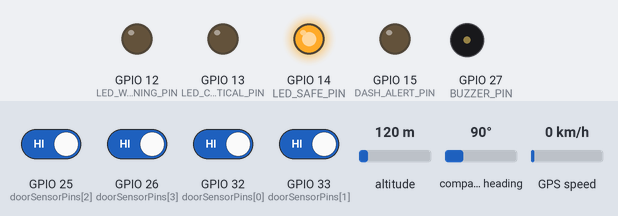
Recording of a sketch running on a simulated ESP32. Parts: output pins drawn as LEDs (lit = HIGH), buzzer (waves = sounding). Inputs (shaded band) come from the test bench; at power-on: GPIO 25 (doorSensorPins[2]), GPIO 26 (doorSensorPins[3]), GPIO 32 (doorSensorPins[0]), GPIO 33 (doorSensorPins[1]) HIGH, GPS speed 0 km/h, altitude 120 m, compass heading 90°. WiFi joins after 1.5 s; servers stay silent unless stated; the GPS gets a fix after 3 s at 37.7749, -122.4194 with 8 satellites; what the sketch prints to the serial monitor is not drawn.

Above: at 2.7 s.
2.8 s: GPS speed set to 3 km/h
4.9 s: GPS speed set to 6 km/h
At 6.9 s:
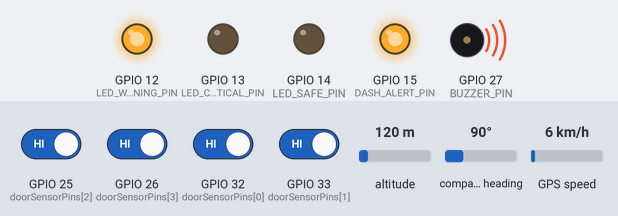
7.2 s: GPS speed set to 57 km/h
8.9 s: GPS speed set to 62 km/h
At 10.0 s:
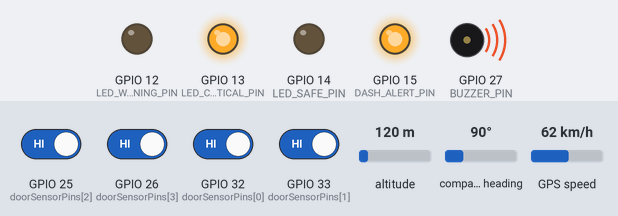
Timing chart, 0 to 11.9 s (numbered marks = the images above; inputs shaded):
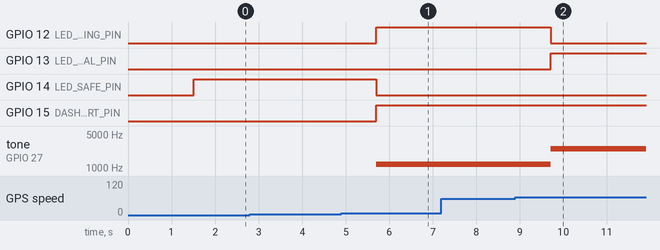

The sketch:

car_door_safety_system.ino
```cpp
/*
  Smart Car Door Safety System
  ESP32 based context-aware door safety logic
  Sensors: Magnetic Door Sensors (Reed Switch) per door, GPS (NEO-6M, optional, for speed)
*/

#include <WiFi.h>
#include <HardwareSerial.h>
#include <TinyGPS++.h>

// ---------- Door Configuration ----------
#define NUM_DOORS 4
const char* doorNames[NUM_DOORS] = {"Front-Left", "Front-Right", "Rear-Left", "Rear-Right"};
const int doorSensorPins[NUM_DOORS] = {32, 33, 25, 26};

// ---------- Pin Definitions ----------
#define BUZZER_PIN          27
#define LED_SAFE_PIN        14
#define LED_WARNING_PIN     12
#define LED_CRITICAL_PIN    13
#define DASH_ALERT_PIN      15   // signal to dashboard / central alert system

#define GPS_RX_PIN          16
#define GPS_TX_PIN          17
#define USE_GPS             true

// ---------- Thresholds ----------
const float SPEED_MOVING_THRESHOLD_KMPH   = 5.0;   // vehicle considered moving
const float SPEED_HIGHWAY_THRESHOLD_KMPH  = 60.0;  // high-speed = critical if door opens

// ---------- WiFi ----------
const char* ssid     = "YOUR_WIFI_SSID";
const char* password = "YOUR_WIFI_PASSWORD";

// ---------- Objects ----------
HardwareSerial gpsSerial(1);
TinyGPSPlus gps;

// ---------- Variables ----------
bool doorOpen[NUM_DOORS];
bool anyDoorOpen = false;

double vehicleSpeedKmph = 0.0;
bool gpsFixValid = false;

unsigned long lastReadTime = 0;
const unsigned long readInterval = 200;

enum SafetyStatus { SAFE, WARNING, CRITICAL };
SafetyStatus safetyStatus = SAFE;

void setup() {
  Serial.begin(115200);

  for (int i = 0; i < NUM_DOORS; i++) {
    pinMode(doorSensorPins[i], INPUT_PULLUP);
    doorOpen[i] = false;
  }

  pinMode(BUZZER_PIN, OUTPUT);
  pinMode(LED_SAFE_PIN, OUTPUT);
  pinMode(LED_WARNING_PIN, OUTPUT);
  pinMode(LED_CRITICAL_PIN, OUTPUT);
  pinMode(DASH_ALERT_PIN, OUTPUT);

  digitalWrite(BUZZER_PIN, LOW);
  digitalWrite(DASH_ALERT_PIN, LOW);

  if (USE_GPS) {
    gpsSerial.begin(9600, SERIAL_8N1, GPS_RX_PIN, GPS_TX_PIN);
  }

  connectWiFi();

  Serial.println("Smart Car Door Safety System Initialized");
}

void loop() {
  unsigned long now = millis();

  if (USE_GPS) readGPS();

  if (now - lastReadTime >= readInterval) {
    lastReadTime = now;
    readDoorSensors();
    evaluateSafetyStatus();
    updateIndicators();
    printStatus();
  }
}

// ---------- WiFi ----------
void connectWiFi() {
  WiFi.begin(ssid, password);
  Serial.print("Connecting to WiFi");
  int attempts = 0;
  while (WiFi.status() != WL_CONNECTED && attempts < 10) {
    delay(500);
    Serial.print(".");
    attempts++;
  }
  if (WiFi.status() == WL_CONNECTED) {
    Serial.println("\nWiFi connected: " + WiFi.localIP().toString());
  } else {
    Serial.println("\nWiFi connection failed. Continuing offline.");
  }
}

// ---------- GPS Reading (for speed) ----------
void readGPS() {
  while (gpsSerial.available() > 0) {
    gps.encode(gpsSerial.read());
  }
  if (gps.speed.isValid()) {
    vehicleSpeedKmph = gps.speed.kmph();
    gpsFixValid = true;
  } else {
    gpsFixValid = false;
  }
}

// ---------- Door Sensor Reading ----------
void readDoorSensors() {
  anyDoorOpen = false;
  for (int i = 0; i < NUM_DOORS; i++) {
    doorOpen[i] = (digitalRead(doorSensorPins[i]) == HIGH); // HIGH = open (depends on wiring)
    if (doorOpen[i]) anyDoorOpen = true;
  }
}

// ---------- Context-Aware Safety Logic ----------
void evaluateSafetyStatus() {
  bool vehicleMoving = vehicleSpeedKmph >= SPEED_MOVING_THRESHOLD_KMPH;
  bool highSpeed = vehicleSpeedKmph >= SPEED_HIGHWAY_THRESHOLD_KMPH;

  if (anyDoorOpen && highSpeed) {
    safetyStatus = CRITICAL;
  } else if (anyDoorOpen && vehicleMoving) {
    safetyStatus = WARNING;
  } else if (anyDoorOpen && !vehicleMoving) {
    // Parked/stationary with door open = informational, not dangerous
    safetyStatus = SAFE;
  } else {
    safetyStatus = SAFE;
  }
}

// ---------- Indicators ----------
void updateIndicators() {
  digitalWrite(LED_SAFE_PIN, safetyStatus == SAFE ? HIGH : LOW);
  digitalWrite(LED_WARNING_PIN, safetyStatus == WARNING ? HIGH : LOW);
  digitalWrite(LED_CRITICAL_PIN, safetyStatus == CRITICAL ? HIGH : LOW);

  if (safetyStatus == CRITICAL) {
    tone(BUZZER_PIN, 2500);
    digitalWrite(DASH_ALERT_PIN, HIGH);
  } else if (safetyStatus == WARNING) {
    tone(BUZZER_PIN, 1200, 300);
    digitalWrite(DASH_ALERT_PIN, HIGH);
  } else {
    noTone(BUZZER_PIN);
    digitalWrite(DASH_ALERT_PIN, LOW);
  }
}

// ---------- Status Output ----------
void printStatus() {
  Serial.println("----------------------------------");
  for (int i = 0; i < NUM_DOORS; i++) {
    Serial.print(doorNames[i]);
    Serial.print(" Door: ");
    Serial.println(doorOpen[i] ? "OPEN" : "CLOSED");
  }

  Serial.print("Vehicle Speed: ");
  Serial.print(vehicleSpeedKmph, 1);
  Serial.println(" km/h");

  Serial.print("Safety Status: ");
  switch (safetyStatus) {
    case SAFE:     Serial.println("SAFE ✅"); break;
    case WARNING:  Serial.println("WARNING ⚠️ - Door open while moving"); break;
    case CRITICAL: Serial.println("CRITICAL 🔴 - Door open at high speed!"); break;
  }
  Serial.println("----------------------------------");
}
```

Measured:
- the behaviour switches between 4 and 5 km/h on GPS speed (found by bisection; images 0 and 1)
- the behaviour switches between 59 and 60 km/h on GPS speed (found by bisection; images 1 and 2)
- after the input at 2.8 s, every drawn part: stays the same
- after the input at 4.9 s, GPIO 12 (LED_WARNING_PIN), GPIO 15 (DASH_ALERT_PIN): LOW → HIGH after 0.81 s; GPIO 14 (LED_SAFE_PIN): HIGH → LOW after 0.81 s; tone on GPIO 27 (BUZZER_PIN): silent → 1200 Hz after 0.81 s
- after the input at 7.2 s, every drawn part: stays the same
- after the input at 8.9 s, GPIO 12 (LED_WARNING_PIN): HIGH → LOW after 0.81 s; GPIO 13 (LED_CRITICAL_PIN): LOW → HIGH after 0.81 s; tone on GPIO 27 (BUZZER_PIN): 1200 Hz → 2500 Hz after 0.81 s
